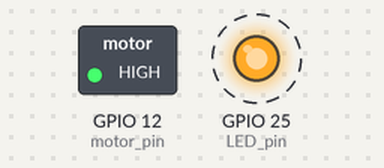
Simulated run of this program. Board: Raspberry Pi (BCM pin numbers). On the bench: switched loads named in the program (green lamp = pin HIGH), output pins drawn as LEDs (lit = HIGH). Dashed ring = blinking. At 6.0 s the program stops and its outputs stay as they are.

Above: at 0.15 s.
Timing chart, 0 to 3.0 s (numbered marks = the images above):
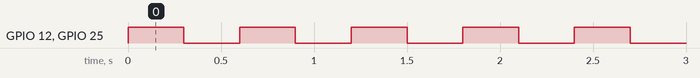

Measured:
- by itself, GPIO 12 (motor_pin), GPIO 25 (LED_pin): alternates HIGH for 0.30 s and LOW for 0.30 s, 20 changes in all, then stays LOW

The program:

vibe_led.py
```python
# LED, 진동모터
import RPi.GPIO as GPIO
import time

motor_pin = 12
LED_pin = 25

GPIO.setwarnings(False)
GPIO.setmode(GPIO.BCM)
GPIO.setup(motor_pin, GPIO.OUT)
GPIO.setup(LED_pin, GPIO.OUT)

for i in range(1, 11, 1):
    GPIO.output(motor_pin, GPIO.HIGH)
    GPIO.output(LED_pin, 1)
    time.sleep(0.3)
    GPIO.output(motor_pin, GPIO.LOW)
    GPIO.output(LED_pin, 0)
    time.sleep(0.3)

GPIO.cleanup
```
